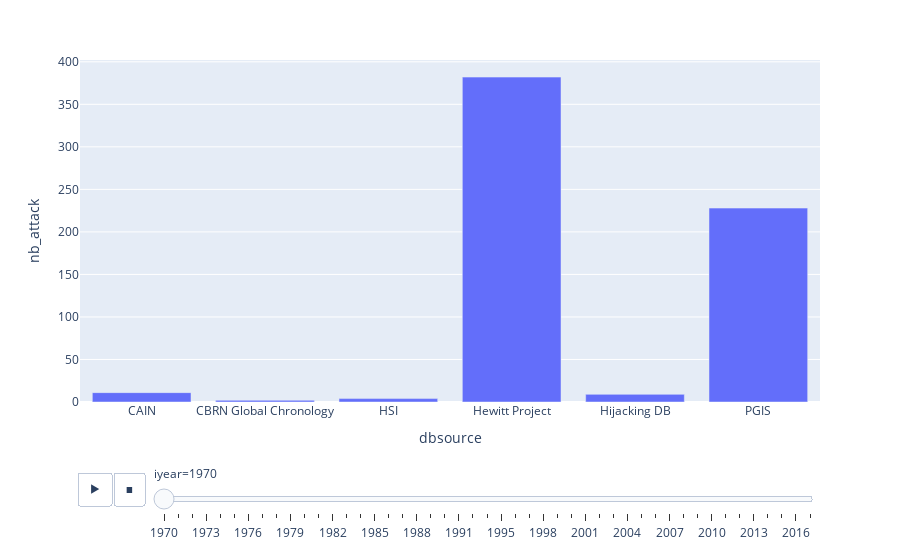

Notebook code cell kept with this figure:
### Code cell
px.bar(data_nb_attack,x="dbsource",y="nb_attack",animation_frame='iyear')

### Figure 1 — Plotly figure (JSON) as saved in the notebook; plotly's stock layout.template omitted (floating-point values rounded to 4 significant figures)
{"data": [{"alignmentgroup": "True", "hovertemplate": "iyear=1970<br>dbsource=%{x}<br>nb_attack=%{y}<extra></extra>", "legendgroup": "", "marker": {"color": "#636efa", "pattern": {"shape": ""}}, "name": "", "offsetgroup": "", "orientation": "v", "showlegend": false, "textposition": "auto", "type": "bar", "x": ["CAIN", "CBRN Global Chronology", "HSI", "Hewitt Project", "Hijacking DB", "PGIS"], "xaxis": "x", "y": [11, 2, 4, 382, 9, 228], "yaxis": "y"}], "layout": {"barmode": "relative", "legend": {"tracegroupgap": 0}, "margin": {"t": 60}, "sliders": [{"active": 0, "currentvalue": {"prefix": "iyear="}, "len": 0.9, "pad": {"b": 10, "t": 60}, "steps": [{"args": [["1970"], {"frame": {"duration": 0, "redraw": true}, "fromcurrent": true, "mode": "immediate", "transition": {"duration": 0, "easing": "linear"}}], "label": "1970", "method": "animate"}, {"args": [["1971"], {"frame": {"duration": 0, "redraw": true}, "fromcurrent": true, "mode": "immediate", "transition": {"duration": 0, "easing": "linear"}}], "label": "1971", "method": "animate"}, {"args": [["1972"], {"frame": {"duration": 0, "redraw": true}, "fromcurrent": true, "mode": "immediate", "transition": {"duration": 0, "easing": "linear"}}], "label": "1972", "method": "animate"}, {"args": [["1973"], {"frame": {"duration": 0, "redraw": true}, "fromcurrent": true, "mode": "immediate", "transition": {"duration": 0, "easing": "linear"}}], "label": "1973", "method": "animate"}, {"args": [["1974"], {"frame": {"duration": 0, "redraw": true}, "fromcurrent": true, "mode": "immediate", "transition": {"duration": 0, "easing": "linear"}}], "label": "1974", "method": "animate"}, {"args": [["1975"], {"frame": {"duration": 0, "redraw": true}, "fromcurrent": true, "mode": "immediate", "transition": {"duration": 0, "easing": "linear"}}], "label": "1975", "method": "animate"}, {"args": [["1976"], {"frame": {"duration": 0, "redraw": true}, "fromcurrent": true, "mode": "immediate", "transition": {"duration": 0, "easing": "linear"}}], "label": "1976", "method": "animate"}, {"args": [["1977"], {"frame": {"duration": 0, "redraw": true}, "fromcurrent": true, "mode": "immediate", "transition": {"duration": 0, "easing": "linear"}}], "label": "1977", "method": "animate"}, {"args": [["1978"], {"frame": {"duration": 0, "redraw": true}, "fromcurrent": true, "mode": "immediate", "transition": {"duration": 0, "easing": "linear"}}], "label": "1978", "method": "animate"}, {"args": [["1979"], {"frame": {"duration": 0, "redraw": true}, "fromcurrent": true, "mode": "immediate", "transition": {"duration": 0, "easing": "linear"}}], "label": "1979", "method": "animate"}, {"args": [["1980"], {"frame": {"duration": 0, "redraw": true}, "fromcurrent": true, "mode": "immediate", "transition": {"duration": 0, "easing": "linear"}}], "label": "1980", "method": "animate"}, {"args": [["1981"], {"frame": {"duration": 0, "redraw": true}, "fromcurrent": true, "mode": "immediate", "transition": {"duration": 0, "easing": "linear"}}], "label": "1981", "method": "animate"}, {"args": [["1982"], {"frame": {"duration": 0, "redraw": true}, "fromcurrent": true, "mode": "immediate", "transition": {"duration": 0, "easing": "linear"}}], "label": "1982", "method": "animate"}, {"args": [["1983"], {"frame": {"duration": 0, "redraw": true}, "fromcurrent": true, "mode": "immediate", "transition": {"duration": 0, "easing": "linear"}}], "label": "1983", "method": "animate"}, {"args": [["1984"], {"frame": {"duration": 0, "redraw": true}, "fromcurrent": true, "mode": "immediate", "transition": {"duration": 0, "easing": "linear"}}], "label": "1984", "method": "animate"}, {"args": [["1985"], {"frame": {"duration": 0, "redraw": true}, "fromcurrent": true, "mode": "immediate", "transition": {"duration": 0, "easing": "linear"}}], "label": "1985", "method": "animate"}, {"args": [["1986"], {"frame": {"duration": 0, "redraw": true}, "fromcurrent": true, "mode": "immediate", "transition": {"duration": 0, "easing": "linear"}}], "label": "1986", "method": "animate"}, {"args": [["1987"], {"frame": {"duration": 0, "redraw": true}, "fromcurrent": true, "mode": "immediate", "transition": {"duration": 0, "easing": "linear"}}], "label": "1987", "method": "animate"}, {"args": [["1988"], {"frame": {"duration": 0, "redraw": true}, "fromcurrent": true, "mode": "immediate", "transition": {"duration": 0, "easing": "linear"}}], "label": "1988", "method": "animate"}, {"args": [["1989"], {"frame": {"duration": 0, "redraw": true}, "fromcurrent": true, "mode": "immediate", "transition": {"duration": 0, "easing": "linear"}}], "label": "1989", "method": "animate"}, {"args": [["1990"], {"frame": {"duration": 0, "redraw": true}, "fromcurrent": true, "mode": "immediate", "transition": {"duration": 0, "easing": "linear"}}], "label": "1990", "method": "animate"}, {"args": [["1991"], {"frame": {"duration": 0, "redraw": true}, "fromcurrent": true, "mode": "immediate", "transition": {"duration": 0, "easing": "linear"}}], "label": "1991", "method": "animate"}, {"args": [["1992"], {"frame": {"duration": 0, "redraw": true}, "fromcurrent": true, "mode": "immediate", "transition": {"duration": 0, "easing": "linear"}}], "label": "1992", "method": "animate"}, {"args": [["1994"], {"frame": {"duration": 0, "redraw": true}, "fromcurrent": true, "mode": "immediate", "transition": {"duration": 0, "easing": "linear"}}], "label": "1994", "method": "animate"}, {"args": [["1995"], {"frame": {"duration": 0, "redraw": true}, "fromcurrent": true, "mode": "immediate", "transition": {"duration": 0, "easing": "linear"}}], "label": "1995", "method": "animate"}, {"args": [["1996"], {"frame": {"duration": 0, "redraw": true}, "fromcurrent": true, "mode": "immediate", "transition": {"duration": 0, "easing": "linear"}}], "label": "1996", "method": "animate"}, {"args": [["1997"], {"frame": {"duration": 0, "redraw": true}, "fromcurrent": true, "mode": "immediate", "transition": {"duration": 0, "easing": "linear"}}], "label": "1997", "method": "animate"}, {"args": [["1998"], {"frame": {"duration": 0, "redraw": true}, "fromcurrent": true, "mode": "immediate", "transition": {"duration": 0, "easing": "linear"}}], "label": "1998", "method": "animate"}, {"args": [["1999"], {"frame": {"duration": 0, "redraw": true}, "fromcurrent": true, "mode": "immediate", "transition": {"duration": 0, "easing": "linear"}}], "label": "1999", "method": "animate"}, {"args": [["2000"], {"frame": {"duration": 0, "redraw": true}, "fromcurrent": true, "mode": "immediate", "transition": {"duration": 0, "easing": "linear"}}], "label": "2000", "method": "animate"}, {"args": [["2001"], {"frame": {"duration": 0, "redraw": true}, "fromcurrent": true, "mode": "immediate", "transition": {"duration": 0, "easing": "linear"}}], "label": "2001", "method": "animate"}, {"args": [["2002"], {"frame": {"duration": 0, "redraw": true}, "fromcurrent": true, "mode": "immediate", "transition": {"duration": 0, "easing": "linear"}}], "label": "2002", "method": "animate"}, {"args": [["2003"], {"frame": {"duration": 0, "redraw": true}, "fromcurrent": true, "mode": "immediate", "transition": {"duration": 0, "easing": "linear"}}], "label": "2003", "method": "animate"}, {"args": [["2004"], {"frame": {"duration": 0, "redraw": true}, "fromcurrent": true, "mode": "immediate", "transition": {"duration": 0, "easing": "linear"}}], "label": "2004", "method": "animate"}, {"args": [["2005"], {"frame": {"duration": 0, "redraw": true}, "fromcurrent": true, "mode": "immediate", "transition": {"duration": 0, "easing": "linear"}}], "label": "2005", "method": "animate"}, {"args": [["2006"], {"frame": {"duration": 0, "redraw": true}, "fromcurrent": true, "mode": "immediate", "transition": {"duration": 0, "easing": "linear"}}], "label": "2006", "method": "animate"}, {"args": [["2007"], {"frame": {"duration": 0, "redraw": true}, "fromcurrent": true, "mode": "immediate", "transition": {"duration": 0, "easing": "linear"}}], "label": "2007", "method": "animate"}, {"args": [["2008"], {"frame": {"duration": 0, "redraw": true}, "fromcurrent": true, "mode": "immediate", "transition": {"duration": 0, "easing": "linear"}}], "label": "2008", "method": "animate"}, {"args": [["2009"], {"frame": {"duration": 0, "redraw": true}, "fromcurrent": true, "mode": "immediate", "transition": {"duration": 0, "easing": "linear"}}], "label": "2009", "method": "animate"}, {"args": [["2010"], {"frame": {"duration": 0, "redraw": true}, "fromcurrent": true, "mode": "immediate", "transition": {"duration": 0, "easing": "linear"}}], "label": "2010", "method": "animate"}, {"args": [["2011"], {"frame": {"duration": 0, "redraw": true}, "fromcurrent": true, "mode": "immediate", "transition": {"duration": 0, "easing": "linear"}}], "label": "2011", "method": "animate"}, {"args": [["2012"], {"frame": {"duration": 0, "redraw": true}, "fromcurrent": true, "mode": "immediate", "transition": {"duration": 0, "easing": "linear"}}], "label": "2012", "method": "animate"}, {"args": [["2013"], {"frame": {"duration": 0, "redraw": true}, "fromcurrent": true, "mode": "immediate", "transition": {"duration": 0, "easing": "linear"}}], "label": "2013", "method": "animate"}, {"args": [["2014"], {"frame": {"duration": 0, "redraw": true}, "fromcurrent": true, "mode": "immediate", "transition": {"duration": 0, "easing": "linear"}}], "label": "2014", "method": "animate"}, {"args": [["2015"], {"frame": {"duration": 0, "redraw": true}, "fromcurrent": true, "mode": "immediate", "transition": {"duration": 0, "easing": "linear"}}], "label": "2015", "method": "animate"}, {"args": [["2016"], {"frame": {"duration": 0, "redraw": true}, "fromcurrent": true, "mode": "immediate", "transition": {"duration": 0, "easing": "linear"}}], "label": "2016", "method": "animate"}, {"args": [["2017"], {"frame": {"duration": 0, "redraw": true}, "fromcurrent": true, "mode": "immediate", "transition": {"duration": 0, "easing": "linear"}}], "label": "2017", "method": "animate"}], "x": 0.1, "xanchor": "left", "y": 0, "yanchor": "top"}], "updatemenus": [{"buttons": [{"args": [null, {"frame": {"duration": 500, "redraw": true}, "fromcurrent": true, "mode": "immediate", "transition": {"duration": 500, "easing": "linear"}}], "label": "&#9654;", "method": "animate"}, {"args": [[null], {"frame": {"duration": 0, "redraw": true}, "fromcurrent": true, "mode": "immediate", "transition": {"duration": 0, "easing": "linear"}}], "label": "&#9724;", "method": "animate"}], "direction": "left", "pad": {"r": 10, "t": 70}, "showactive": false, "type": "buttons", "x": 0.1, "xanchor": "right", "y": 0, "yanchor": "top"}], "xaxis": {"anchor": "y", "domain": [0, 1], "title": {"text": "dbsource"}}, "yaxis": {"anchor": "x", "domain": [0, 1], "title": {"text": "nb_attack"}}}}
